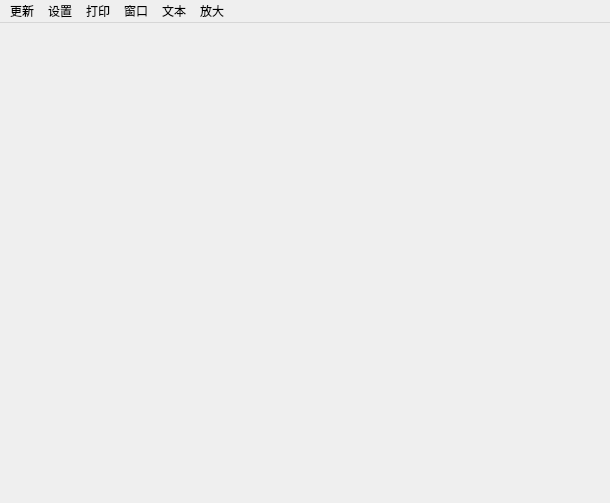
<?xml version="1.0" encoding="UTF-8"?>
<ui version="4.0">
 <class>SpotWidget</class>
 <widget class="QMainWindow" name="SpotWidget">
  <property name="geometry">
   <rect>
    <x>0</x>
    <y>0</y>
    <width>610</width>
    <height>503</height>
   </rect>
  </property>
  <property name="windowTitle">
   <string>点列图</string>
  </property>
  <widget class="QWidget" name="centralwidget">
   <layout class="QVBoxLayout" name="verticalLayout_2">
    <item>
     <layout class="QVBoxLayout" name="verticalLayout">
      <property name="spacing">
       <number>6</number>
      </property>
      <property name="bottomMargin">
       <number>0</number>
      </property>
     </layout>
    </item>
   </layout>
  </widget>
  <widget class="QMenuBar" name="menubar">
   <property name="geometry">
    <rect>
     <x>0</x>
     <y>0</y>
     <width>610</width>
     <height>21</height>
    </rect>
   </property>
   <widget class="QMenu" name="menu">
    <property name="title">
     <string>更新</string>
    </property>
   </widget>
   <widget class="QMenu" name="menu_2">
    <property name="title">
     <string>设置</string>
    </property>
   </widget>
   <widget class="QMenu" name="menu_3">
    <property name="title">
     <string>打印</string>
    </property>
   </widget>
   <widget class="QMenu" name="menu_4">
    <property name="title">
     <string>窗口</string>
    </property>
   </widget>
   <widget class="QMenu" name="menu_5">
    <property name="title">
     <string>文本</string>
    </property>
   </widget>
   <widget class="QMenu" name="menu_6">
    <property name="title">
     <string>放大</string>
    </property>
   </widget>
   <addaction name="menu"/>
   <addaction name="menu_2"/>
   <addaction name="menu_3"/>
   <addaction name="menu_4"/>
   <addaction name="menu_5"/>
   <addaction name="menu_6"/>
  </widget>
 </widget>
 <resources/>
 <connections/>
</ui>
